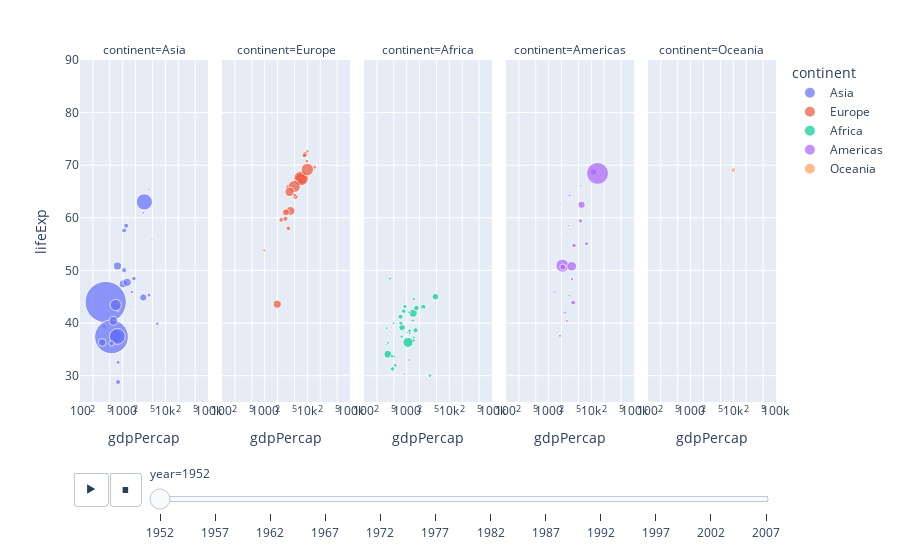

The notebook cell this image was saved under:
### Markdown cell above
### Animations

We can also add animations to out plots using the following arguments:

- `animation_frame`: defines which variable to animate over; i.e., each frame in the animation will be one value of this variable.

- `animation_group`: Values from this column or array_like are used to provide object-constancy across animation frames: rows with matching `animation_group`s will be treated as if they describe the same object in each frame. This allows the animation to smoothly interpolate between frames. 

We can also set the x and y ranges of our plots to match the ranges of data over the full animation sequence. 

- `range_x`: The range that the x-values should take
- `range_y`: The range that the y-values should take

### Code cell
# Create an animated scatter plot

fig = px.scatter(gapminder, 
                 x="gdpPercap", 
                 y="lifeExp", 
                 animation_frame="year", 
                 animation_group="country",
                 size="pop", 
                 color="continent", 
                 hover_name="country", 
                 facet_col="continent",
                 log_x=True, 
                 size_max=45, 
                 range_x=[100,100000], 
                 range_y=[25,90])


fig.show()

### Figure 1 — Plotly figure (JSON) as saved in the notebook; plotly's stock layout.template omitted (floating-point values rounded to 4 significant figures)
{"data": [{"hovertemplate": "<b>%{hovertext}</b><br><br>continent=Asia<br>year=1952<br>gdpPercap=%{x}<br>lifeExp=%{y}<br>pop=%{marker.size}<extra></extra>", "hovertext": ["Afghanistan", "Bahrain", "Bangladesh", "Cambodia", "China", "Hong Kong, China", "India", "Indonesia", "Iran", "Iraq", "Israel", "Japan", "Jordan", "Korea, Dem. Rep.", "Korea, Rep.", "Kuwait", "Lebanon", "Malaysia", "Mongolia", "Myanmar", "Nepal", "Oman", "Pakistan", "Philippines", "Saudi Arabia", "Singapore", "Sri Lanka", "Syria", "Taiwan", "Thailand", "Vietnam", "West Bank and Gaza", "Yemen, Rep."], "ids": ["Afghanistan", "Bahrain", "Bangladesh", "Cambodia", "China", "Hong Kong, China", "India", "Indonesia", "Iran", "Iraq", "Israel", "Japan", "Jordan", "Korea, Dem. Rep.", "Korea, Rep.", "Kuwait", "Lebanon", "Malaysia", "Mongolia", "Myanmar", "Nepal", "Oman", "Pakistan", "Philippines", "Saudi Arabia", "Singapore", "Sri Lanka", "Syria", "Taiwan", "Thailand", "Vietnam", "West Bank and Gaza", "Yemen, Rep."], "legendgroup": "Asia", "marker": {"color": "#636efa", "size": [8425333, 120447, 46886859, 4693836, 556263527, 2125900, 372000000, 82052000, 17272000, 5441766, 1620914, 86459025, 607914, 8865488, 20947571, 160000, 1439529, 6748378, 800663, 20092996, 9182536, 507833, 41346560, 22438691, 4005677, 1127000, 7982342, 3661549, 8550362, 21289402, 26246839, 1030585, 4963829], "sizemode": "area", "sizeref": 651200.0, "symbol": "circle"}, "mode": "markers", "name": "Asia", "orientation": "v", "showlegend": true, "type": "scatter", "x": [779.4, 9867.0, 684.2, 368.5, 400.4, 3054.0, 546.6, 749.7, 3035.0, 4130.0, 4087.0, 3217.0, 1547.0, 1088.0, 1031.0, 108400.0, 4835.0, 1831.0, 786.6, 331, 545.9, 1828.0, 684.6, 1273.0, 6460.0, 2315.0, 1084.0, 1643.0, 1207.0, 757.8, 605.1, 1516.0, 781.7], "xaxis": "x", "y": [28.8, 50.94, 37.48, 39.42, 44, 60.96, 37.37, 37.47, 44.87, 45.32, 65.39, 63.03, 43.16, 50.06, 47.45, 55.56, 55.93, 48.46, 42.24, 36.32, 36.16, 37.58, 43.44, 47.75, 39.88, 60.4, 57.59, 45.88, 58.5, 50.85, 40.41, 43.16, 32.55], "yaxis": "y"}, {"hovertemplate": "<b>%{hovertext}</b><br><br>continent=Europe<br>year=1952<br>gdpPercap=%{x}<br>lifeExp=%{y}<br>pop=%{marker.size}<extra></extra>", "hovertext": ["Albania", "Austria", "Belgium", "Bosnia and Herzegovina", "Bulgaria", "Croatia", "Czech Republic", "Denmark", "Finland", "France", "Germany", "Greece", "Hungary", "Iceland", "Ireland", "Italy", "Montenegro", "Netherlands", "Norway", "Poland", "Portugal", "Romania", "Serbia", "Slovak Republic", "Slovenia", "Spain", "Sweden", "Switzerland", "Turkey", "United Kingdom"], "ids": ["Albania", "Austria", "Belgium", "Bosnia and Herzegovina", "Bulgaria", "Croatia", "Czech Republic", "Denmark", "Finland", "France", "Germany", "Greece", "Hungary", "Iceland", "Ireland", "Italy", "Montenegro", "Netherlands", "Norway", "Poland", "Portugal", "Romania", "Serbia", "Slovak Republic", "Slovenia", "Spain", "Sweden", "Switzerland", "Turkey", "United Kingdom"], "legendgroup": "Europe", "marker": {"color": "#EF553B", "size": [1282697, 6927772, 8730405, 2791000, 7274900, 3882229, 9125183, 4334000, 4090500, 42459667, 69145952, 7733250, 9504000, 147962, 2952156, 47666000, 413834, 10381988, 3327728, 25730551, 8526050, 16630000, 6860147, 3558137, 1489518, 28549870, 7124673, 4815000, 22235677, 50430000], "sizemode": "area", "sizeref": 651200.0, "symbol": "circle"}, "mode": "markers", "name": "Europe", "orientation": "v", "showlegend": true, "type": "scatter", "x": [1601.0, 6137.0, 8343.0, 973.5, 2444.0, 3119.0, 6876.0, 9692.0, 6425.0, 7030.0, 7144.0, 3531.0, 5264.0, 7268.0, 5210.0, 4931.0, 2648.0, 8942.0, 10100.0, 4029.0, 3068.0, 3145.0, 3581.0, 5075.0, 4215.0, 3834.0, 8528.0, 14730.0, 1969.0, 9980.0], "xaxis": "x2", "y": [55.23, 66.8, 68, 53.82, 59.6, 61.21, 66.87, 70.78, 66.55, 67.41, 67.5, 65.86, 64.03, 72.49, 66.91, 65.94, 59.16, 72.13, 72.67, 61.31, 59.82, 61.05, 58.0, 64.36, 65.57, 64.94, 71.86, 69.62, 43.59, 69.18], "yaxis": "y2"}, {"hovertemplate": "<b>%{hovertext}</b><br><br>continent=Africa<br>year=1952<br>gdpPercap=%{x}<br>lifeExp=%{y}<br>pop=%{marker.size}<extra></extra>", "hovertext": ["Algeria", "Angola", "Benin", "Botswana", "Burkina Faso", "Burundi", "Cameroon", "Central African Republic", "Chad", "Comoros", "Congo, Dem. Rep.", "Congo, Rep.", "Cote d'Ivoire", "Djibouti", "Egypt", "Equatorial Guinea", "Eritrea", "Ethiopia", "Gabon", "Gambia", "Ghana", "Guinea", "Guinea-Bissau", "Kenya", "Lesotho", "Liberia", "Libya", "Madagascar", "Malawi", "Mali", "Mauritania", "Mauritius", "Morocco", "Mozambique", "Namibia", "Niger", "Nigeria", "Reunion", "Rwanda", "Sao Tome and Principe", "Senegal", "Sierra Leone", "Somalia", "South Africa", "Sudan", "Swaziland", "Tanzania", "Togo", "Tunisia", "Uganda", "Zambia", "Zimbabwe"], "ids": ["Algeria", "Angola", "Benin", "Botswana", "Burkina Faso", "Burundi", "Cameroon", "Central African Republic", "Chad", "Comoros", "Congo, Dem. Rep.", "Congo, Rep.", "Cote d'Ivoire", "Djibouti", "Egypt", "Equatorial Guinea", "Eritrea", "Ethiopia", "Gabon", "Gambia", "Ghana", "Guinea", "Guinea-Bissau", "Kenya", "Lesotho", "Liberia", "Libya", "Madagascar", "Malawi", "Mali", "Mauritania", "Mauritius", "Morocco", "Mozambique", "Namibia", "Niger", "Nigeria", "Reunion", "Rwanda", "Sao Tome and Principe", "Senegal", "Sierra Leone", "Somalia", "South Africa", "Sudan", "Swaziland", "Tanzania", "Togo", "Tunisia", "Uganda", "Zambia", "Zimbabwe"], "legendgroup": "Africa", "marker": {"color": "#00cc96", "size": [9279525, 4232095, 1738315, 442308, 4469979, 2445618, 5009067, 1291695, 2682462, 153936, 14100005, 854885, 2977019, 63149, 22223309, 216964, 1438760, 20860941, 420702, 284320, 5581001, 2664249, 580653, 6464046, 748747, 863308, 1019729, 4762912, 2917802, 3838168, 1022556, 516556, 9939217, 6446316, 485831, 3379468, 33119096, 257700, 2534927, 60011, 2755589, 2143249, 2526994, 14264935, 8504667, 290243, 8322925, 1219113, 3647735, 5824797, 2672000, 3080907], "sizemode": "area", "sizeref": 651200.0, "symbol": "circle"}, "mode": "markers", "name": "Africa", "orientation": "v", "showlegend": true, "type": "scatter", "x": [2449.0, 3521.0, 1063.0, 851.2, 543.3, 339.3, 1173.0, 1071.0, 1179.0, 1103.0, 780.5, 2126.0, 1389.0, 2670.0, 1419.0, 375.6, 328.9, 362.1, 4293.0, 485.2, 911.3, 510.2, 299.9, 853.5, 298.8, 575.6, 2388.0, 1443.0, 369.2, 452.3, 743.1, 1968.0, 1688.0, 468.5, 2424.0, 761.9, 1077.0, 2719.0, 493.3, 879.6, 1450.0, 879.8, 1136.0, 4725.0, 1616.0, 1148.0, 716.7, 859.8, 1468.0, 734.8, 1147.0, 406.9], "xaxis": "x3", "y": [43.08, 30.02, 38.22, 47.62, 31.98, 39.03, 38.52, 35.46, 38.09, 40.72, 39.14, 42.11, 40.48, 34.81, 41.89, 34.48, 35.93, 34.08, 37.0, 30, 43.15, 33.61, 32.5, 42.27, 42.14, 38.48, 42.72, 36.68, 36.26, 33.69, 40.54, 50.99, 42.87, 31.29, 41.73, 37.44, 36.32, 52.72, 40, 46.47, 37.28, 30.33, 32.98, 45.01, 38.63, 41.41, 41.22, 38.6, 44.6, 39.98, 42.04, 48.45], "yaxis": "y3"}, {"hovertemplate": "<b>%{hovertext}</b><br><br>continent=Americas<br>year=1952<br>gdpPercap=%{x}<br>lifeExp=%{y}<br>pop=%{marker.size}<extra></extra>", "hovertext": ["Argentina", "Bolivia", "Brazil", "Canada", "Chile", "Colombia", "Costa Rica", "Cuba", "Dominican Republic", "Ecuador", "El Salvador", "Guatemala", "Haiti", "Honduras", "Jamaica", "Mexico", "Nicaragua", "Panama", "Paraguay", "Peru", "Puerto Rico", "Trinidad and Tobago", "United States", "Uruguay", "Venezuela"], "ids": ["Argentina", "Bolivia", "Brazil", "Canada", "Chile", "Colombia", "Costa Rica", "Cuba", "Dominican Republic", "Ecuador", "El Salvador", "Guatemala", "Haiti", "Honduras", "Jamaica", "Mexico", "Nicaragua", "Panama", "Paraguay", "Peru", "Puerto Rico", "Trinidad and Tobago", "United States", "Uruguay", "Venezuela"], "legendgroup": "Americas", "marker": {"color": "#ab63fa", "size": [17876956, 2883315, 56602560, 14785584, 6377619, 12350771, 926317, 6007797, 2491346, 3548753, 2042865, 3146381, 3201488, 1517453, 1426095, 30144317, 1165790, 940080, 1555876, 8025700, 2227000, 662850, 157553000, 2252965, 5439568], "sizemode": "area", "sizeref": 651200.0, "symbol": "circle"}, "mode": "markers", "name": "Americas", "orientation": "v", "showlegend": true, "type": "scatter", "x": [5911.0, 2677.0, 2109.0, 11370.0, 3940.0, 2144.0, 2627.0, 5587.0, 1398.0, 3522.0, 3048.0, 2428.0, 1840.0, 2195.0, 2899.0, 3478.0, 3112.0, 2480.0, 1952.0, 3759.0, 3082.0, 3023.0, 13990.0, 5717.0, 7690.0], "xaxis": "x4", "y": [62.48, 40.41, 50.92, 68.75, 54.74, 50.64, 57.21, 59.42, 45.93, 48.36, 45.26, 42.02, 37.58, 41.91, 58.53, 50.79, 42.31, 55.19, 62.65, 43.9, 64.28, 59.1, 68.44, 66.07, 55.09], "yaxis": "y4"}, {"hovertemplate": "<b>%{hovertext}</b><br><br>continent=Oceania<br>year=1952<br>gdpPercap=%{x}<br>lifeExp=%{y}<br>pop=%{marker.size}<extra></extra>", "hovertext": ["Australia", "New Zealand"], "ids": ["Australia", "New Zealand"], "legendgroup": "Oceania", "marker": {"color": "#FFA15A", "size": [8691212, 1994794], "sizemode": "area", "sizeref": 651200.0, "symbol": "circle"}, "mode": "markers", "name": "Oceania", "orientation": "v", "showlegend": true, "type": "scatter", "x": [10040.0, 10560.0], "xaxis": "x5", "y": [69.12, 69.39], "yaxis": "y5"}], "layout": {"annotations": [{"font": {}, "showarrow": false, "text": "continent=Asia", "x": 0.092, "xanchor": "center", "xref": "paper", "y": 1, "yanchor": "bottom", "yref": "paper"}, {"font": {}, "showarrow": false, "text": "continent=Europe", "x": 0.296, "xanchor": "center", "xref": "paper", "y": 1, "yanchor": "bottom", "yref": "paper"}, {"font": {}, "showarrow": false, "text": "continent=Africa", "x": 0.5, "xanchor": "center", "xref": "paper", "y": 1, "yanchor": "bottom", "yref": "paper"}, {"font": {}, "showarrow": false, "text": "continent=Americas", "x": 0.704, "xanchor": "center", "xref": "paper", "y": 1, "yanchor": "bottom", "yref": "paper"}, {"font": {}, "showarrow": false, "text": "continent=Oceania", "x": 0.908, "xanchor": "center", "xref": "paper", "y": 1, "yanchor": "bottom", "yref": "paper"}], "autosize": true, "legend": {"itemsizing": "constant", "title": {"text": "continent"}, "tracegroupgap": 0}, "margin": {"t": 60}, "sliders": [{"active": 0, "currentvalue": {"prefix": "year="}, "len": 0.9, "pad": {"b": 10, "t": 60}, "steps": [{"args": [["1952"], {"frame": {"duration": 0, "redraw": false}, "fromcurrent": true, "mode": "immediate", "transition": {"duration": 0, "easing": "linear"}}], "label": "1952", "method": "animate"}, {"args": [["1957"], {"frame": {"duration": 0, "redraw": false}, "fromcurrent": true, "mode": "immediate", "transition": {"duration": 0, "easing": "linear"}}], "label": "1957", "method": "animate"}, {"args": [["1962"], {"frame": {"duration": 0, "redraw": false}, "fromcurrent": true, "mode": "immediate", "transition": {"duration": 0, "easing": "linear"}}], "label": "1962", "method": "animate"}, {"args": [["1967"], {"frame": {"duration": 0, "redraw": false}, "fromcurrent": true, "mode": "immediate", "transition": {"duration": 0, "easing": "linear"}}], "label": "1967", "method": "animate"}, {"args": [["1972"], {"frame": {"duration": 0, "redraw": false}, "fromcurrent": true, "mode": "immediate", "transition": {"duration": 0, "easing": "linear"}}], "label": "1972", "method": "animate"}, {"args": [["1977"], {"frame": {"duration": 0, "redraw": false}, "fromcurrent": true, "mode": "immediate", "transition": {"duration": 0, "easing": "linear"}}], "label": "1977", "method": "animate"}, {"args": [["1982"], {"frame": {"duration": 0, "redraw": false}, "fromcurrent": true, "mode": "immediate", "transition": {"duration": 0, "easing": "linear"}}], "label": "1982", "method": "animate"}, {"args": [["1987"], {"frame": {"duration": 0, "redraw": false}, "fromcurrent": true, "mode": "immediate", "transition": {"duration": 0, "easing": "linear"}}], "label": "1987", "method": "animate"}, {"args": [["1992"], {"frame": {"duration": 0, "redraw": false}, "fromcurrent": true, "mode": "immediate", "transition": {"duration": 0, "easing": "linear"}}], "label": "1992", "method": "animate"}, {"args": [["1997"], {"frame": {"duration": 0, "redraw": false}, "fromcurrent": true, "mode": "immediate", "transition": {"duration": 0, "easing": "linear"}}], "label": "1997", "method": "animate"}, {"args": [["2002"], {"frame": {"duration": 0, "redraw": false}, "fromcurrent": true, "mode": "immediate", "transition": {"duration": 0, "easing": "linear"}}], "label": "2002", "method": "animate"}, {"args": [["2007"], {"frame": {"duration": 0, "redraw": false}, "fromcurrent": true, "mode": "immediate", "transition": {"duration": 0, "easing": "linear"}}], "label": "2007", "method": "animate"}], "x": 0.1, "xanchor": "left", "y": 0, "yanchor": "top"}], "updatemenus": [{"buttons": [{"args": [null, {"frame": {"duration": 500, "redraw": false}, "fromcurrent": true, "mode": "immediate", "transition": {"duration": 500, "easing": "linear"}}], "label": "&#9654;", "method": "animate"}, {"args": [[null], {"frame": {"duration": 0, "redraw": false}, "fromcurrent": true, "mode": "immediate", "transition": {"duration": 0, "easing": "linear"}}], "label": "&#9724;", "method": "animate"}], "direction": "left", "pad": {"r": 10, "t": 70}, "showactive": false, "type": "buttons", "x": 0.1, "xanchor": "right", "y": 0, "yanchor": "top"}], "xaxis": {"anchor": "y", "domain": [0, 0.184], "range": [2, 5], "title": {"text": "gdpPercap"}, "type": "log"}, "xaxis2": {"anchor": "y2", "domain": [0.204, 0.388], "matches": "x", "range": [2, 5], "title": {"text": "gdpPercap"}, "type": "log"}, "xaxis3": {"anchor": "y3", "domain": [0.408, 0.592], "matches": "x", "range": [2, 5], "title": {"text": "gdpPercap"}, "type": "log"}, "xaxis4": {"anchor": "y4", "domain": [0.612, 0.796], "matches": "x", "range": [2, 5], "title": {"text": "gdpPercap"}, "type": "log"}, "xaxis5": {"anchor": "y5", "domain": [0.816, 1], "matches": "x", "range": [2, 5], "title": {"text": "gdpPercap"}, "type": "log"}, "yaxis": {"anchor": "x", "domain": [0, 1], "range": [25, 90], "title": {"text": "lifeExp"}, "type": "linear"}, "yaxis2": {"anchor": "x2", "domain": [0, 1], "matches": "y", "showticklabels": false, "type": "linear"}, "yaxis3": {"anchor": "x3", "domain": [0, 1], "matches": "y", "showticklabels": false, "type": "linear"}, "yaxis4": {"anchor": "x4", "domain": [0, 1], "matches": "y", "showticklabels": false, "type": "linear"}, "yaxis5": {"anchor": "x5", "domain": [0, 1], "matches": "y", "showticklabels": false, "type": "linear"}}}
